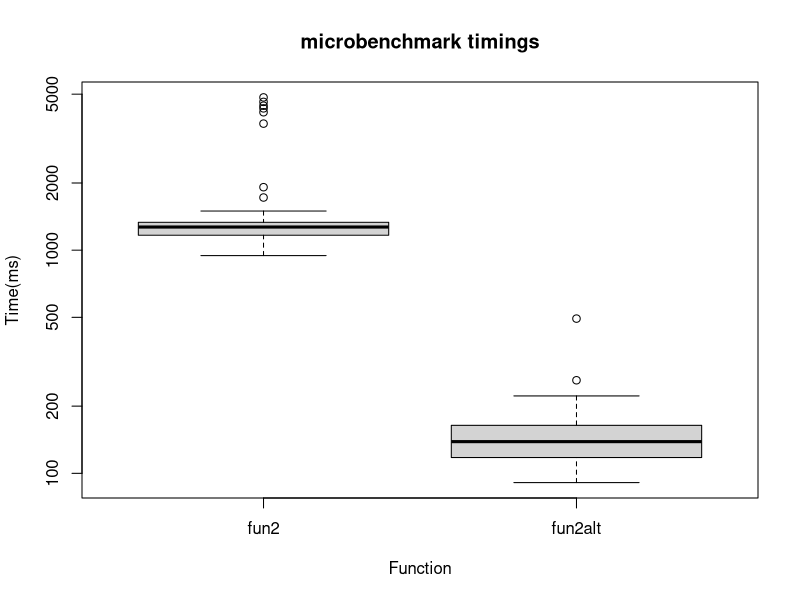

Recreate this plot in R. (Note: this script raises an error after producing the figure.)
## ---- chunk 1
# install any missing packages
# install.packages("microbenchmark")
library(parallel)
## ---- chunk 2
fun1 <- function(n = 100, k = 4, lambda = 4) {
  x <- NULL
  
  for (i in 1:n)
    x <- rbind(x, rpois(k, lambda))
  
  return(x)
}

fun1alt <- function(n = 100, k = 4, lambda = 4) {
  x <- matrix(rpois(n * k, lambda), nrow = n, ncol = k)
  return(x)
}

# Benchmarking
microbenchmark::microbenchmark(
  fun1(),
  fun1alt()
)
## ---- chunk 3
# Data Generating Process (10 x 10,000 matrix)
set.seed(1234)
x <- matrix(rnorm(1e4), nrow=10)

# Find each column's max value
fun2 <- function(x) {
  apply(x, 2, max)
}

fun2alt <- function(x) {
  x[cbind(max.col(t(x)), 1:ncol(x))]
}

# Benchmarking
benchmark <- microbenchmark::microbenchmark(
  fun2(x),
  fun2alt(x)
)
## ---- chunk 4
boxplot(benchmark,
        xlab = "Function",
        ylab = "Time(ms)",
        names = c("fun2", "fun2alt"))
## ---- chunk 5
my_boot <- function(dat, stat, R, ncpus = 1L) {
  
  # Getting the random indices
  n <- nrow(dat)
  idx <- matrix(sample.int(n, n*R, TRUE), nrow=n, ncol=R)
 
  # Making the cluster using `ncpus`
  # STEP 1: GOES HERE
  cl <- makePSOCKcluster(ncpus)
  # STEP 2: GOES HERE
  clusterExport(cl, varlist=c("idx", "dat", "stat"), envir = environment())
  
  # STEP 3: THIS FUNCTION NEEDS TO BE REPLACED WITH parLapply
  # ans <- lapply(seq_len(R), function(i) {
  #   stat(dat[idx[,i], , drop=FALSE])
  # })
  
  ans <- parLapply(cl, seq_len(R), function(i) {
    stat(dat[idx[,i], , drop=FALSE])
  })
  
  # Coercing the list into a matrix
  ans <- do.call(rbind, ans)
  
  # STEP 4: GOES HERE
  stopCluster(cl)
  ans
  
}
## ---- chunk 6
# Bootstrap of a linear regression model
my_stat <- function(d) coef(lm(y~x,data=d))

# DATA SIM
set.seed(1)
n <- 500 
R <- 1e4
x <- cbind(rnorm(n)) 
y <- x*5 + rnorm(n)

# Check if we get something similar as lm
ans0 <- confint(lm(y~x))
ans1 <- my_boot(data.frame(x,y), my_stat, R, ncpus=4)

ans0
t(apply(ans1, 2, quantile, probs=c(.025,.975)))
## ---- chunk 7
# your code here
detectCores()
system.time(my_boot(data.frame(x,y), my_stat, R, ncpus=1))
system.time(my_boot(data.frame(x,y), my_stat, R, ncpus=8))
